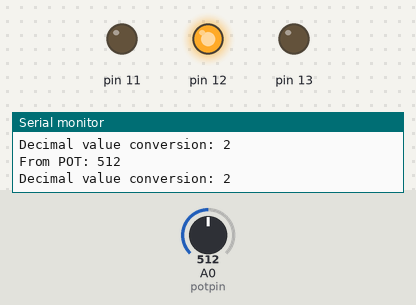
The sketch below on a simulated Arduino Uno, built with avr-gcc and run on an emulated ATmega328P. Parts: output pins drawn as LEDs (lit = HIGH), the last lines printed to the serial monitor. Inputs (shaded band) come from the test bench; at power-on: A0 (potpin) = 512.

Above: at 1.2 s.
1.3 s: A0 (potpin) set to 527
At 1.8 s:
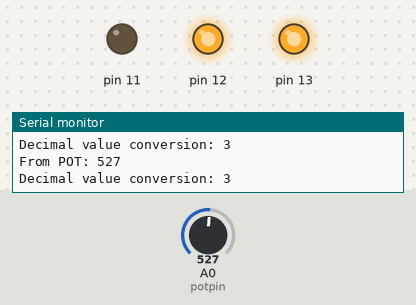
2.8 s: A0 (potpin) set to 665
4.3 s: A0 (potpin) set to 696
At 4.9 s:
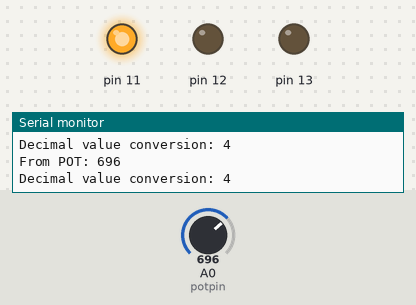
5.8 s: A0 (potpin) set to 845
8.8 s: A0 (potpin) set to 867
At 9.4 s:
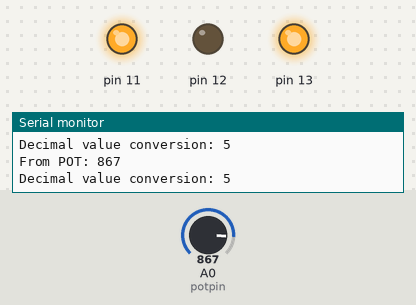
10.3 s: A0 (potpin) set to 716
At 10.9 s:
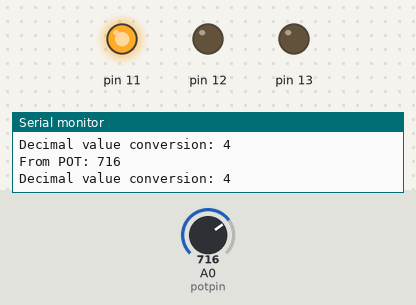
Timing chart, 0 to 12.8 s (numbered marks = the images above; inputs shaded):
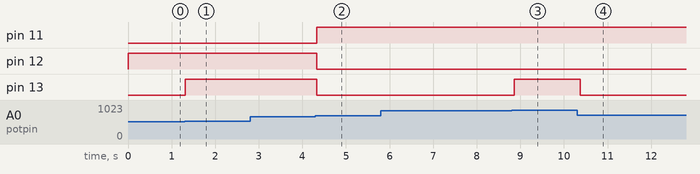

Measured:
- the behaviour switches between 512 and 513 on A0 (potpin) (found by bisection; images 0 and 1)
- the behaviour switches between 683 and 684 on A0 (potpin) (found by bisection; images 1 and 2)
- the behaviour switches between 854 and 855 on A0 (potpin) (found by bisection; images 2 and 3)
- after the input at 1.3 s, pin 13: LOW → HIGH at once
- after the input at 4.3 s, pin 11: LOW → HIGH at once; pin 12, pin 13: HIGH → LOW at once
- after the input at 8.8 s, pin 13: LOW → HIGH after 0.06 s
- after the input at 10.3 s, pin 13: HIGH → LOW after 0.07 s

The sketch:

Lab2.ino
```cpp
const int potpin = 0;
const int WAIT = 100;
void setup(){
  Serial.begin(9600);

  pinMode(11, OUTPUT);
  pinMode(12, OUTPUT);
  pinMode(13, OUTPUT);

  pinMode(potpin, INPUT);
}

void loop(){
  int val;
  int dval;

  val = analogRead(potpin);
  dval = val/171;

  Serial.print("From POT: ");
  Serial.println(val);
  Serial.print("Decimal value conversion: ");
  Serial.println(dval);

  int bitval = dval & 1;
  digitalWrite(13, bitval);
  dval = dval >> 1;
  bitval = dval & 1;
  digitalWrite(12, bitval);
  dval = dval >> 1;
  bitval = dval & 1;
  digitalWrite(11, bitval);

  delay(WAIT);
}
```
